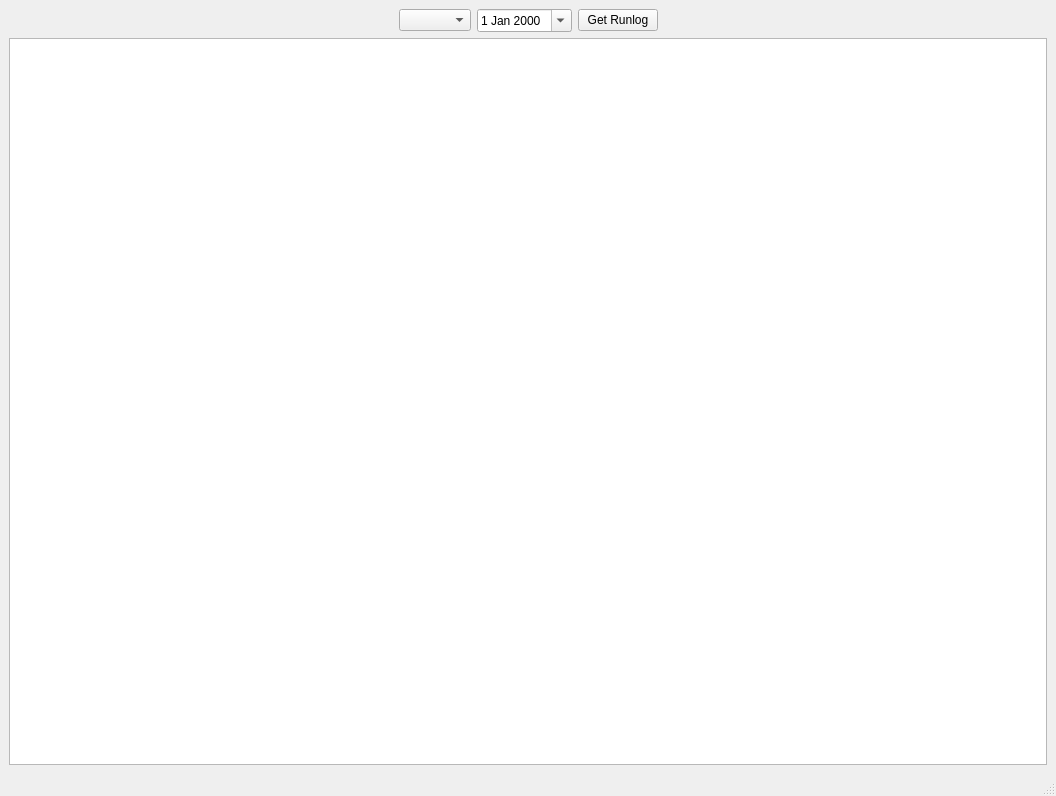
<?xml version="1.0" encoding="UTF-8"?>
<ui version="4.0">
 <class>MainWindow</class>
 <widget class="QMainWindow" name="MainWindow">
  <property name="geometry">
   <rect>
    <x>0</x>
    <y>0</y>
    <width>1056</width>
    <height>796</height>
   </rect>
  </property>
  <property name="sizePolicy">
   <sizepolicy hsizetype="MinimumExpanding" vsizetype="MinimumExpanding">
    <horstretch>0</horstretch>
    <verstretch>0</verstretch>
   </sizepolicy>
  </property>
  <property name="windowTitle">
   <string>MainWindow</string>
  </property>
  <widget class="QWidget" name="centralwidget">
   <layout class="QGridLayout" name="gridLayout_2">
    <item row="0" column="0">
     <spacer name="horizontalSpacer">
      <property name="orientation">
       <enum>Qt::Horizontal</enum>
      </property>
      <property name="sizeHint" stdset="0">
       <size>
        <width>371</width>
        <height>20</height>
       </size>
      </property>
     </spacer>
    </item>
    <item row="0" column="1">
     <widget class="QComboBox" name="comboBox"/>
    </item>
    <item row="0" column="2">
     <widget class="QDateEdit" name="dateEdit">
      <property name="calendarPopup">
       <bool>true</bool>
      </property>
     </widget>
    </item>
    <item row="0" column="3">
     <widget class="QPushButton" name="pushButton">
      <property name="text">
       <string>Get Runlog</string>
      </property>
     </widget>
    </item>
    <item row="0" column="4">
     <spacer name="horizontalSpacer_2">
      <property name="orientation">
       <enum>Qt::Horizontal</enum>
      </property>
      <property name="sizeHint" stdset="0">
       <size>
        <width>371</width>
        <height>20</height>
       </size>
      </property>
     </spacer>
    </item>
    <item row="1" column="0" colspan="5">
     <widget class="QTableWidget" name="tableWidget">
      <property name="sizePolicy">
       <sizepolicy hsizetype="MinimumExpanding" vsizetype="MinimumExpanding">
        <horstretch>0</horstretch>
        <verstretch>0</verstretch>
       </sizepolicy>
      </property>
      <property name="sizeAdjustPolicy">
       <enum>QAbstractScrollArea::AdjustToContentsOnFirstShow</enum>
      </property>
      <property name="sortingEnabled">
       <bool>true</bool>
      </property>
     </widget>
    </item>
   </layout>
  </widget>
  <widget class="QMenuBar" name="menubar">
   <property name="geometry">
    <rect>
     <x>0</x>
     <y>0</y>
     <width>1056</width>
     <height>26</height>
    </rect>
   </property>
  </widget>
  <widget class="QStatusBar" name="statusbar"/>
 </widget>
 <resources/>
 <connections/>
</ui>
